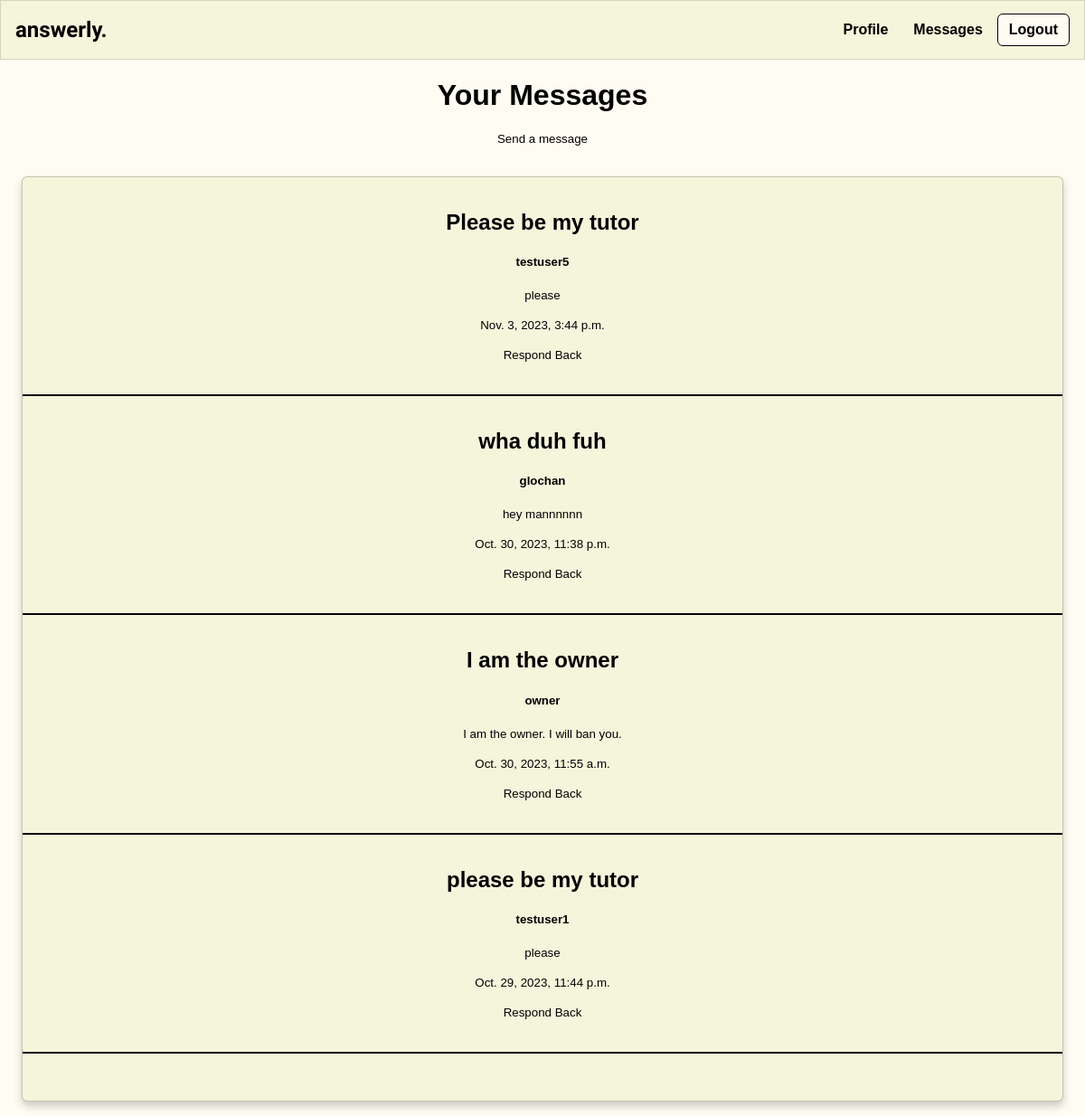
Page /tutor/display-messages/1 (signed in) on the committed database.
### tutor/models.py (models this page shows)
class Message(models.Model):
    recipient = models.ForeignKey(User, on_delete=models.SET_NULL, null=True)
    title = models.CharField(max_length=200)
    body = models.TextField()
    sent = models.DateTimeField(auto_now_add=True)
    sender = models.CharField(max_length=100)

### tutor/views.py (the view)
# urls.py: path('display-messages/<str:pk>', displayMessages, name ='display-messages')
def displayMessages(request, pk):
    messages = Message.objects.all()
    context = {
        'messages': messages.filter(recipient=request.user).order_by('-sent')
    }
    return render(request, 'tutor/list_messages.html', context)

### tutor/templates/tutor/list_messages.html
{% extends 'main.html' %}
{% block content %}
<center>
    <center><h1>Your Messages</h1></center>
    <center><small><a href="{% url 'tutor:create-message' %}">Send a message</a></small></center><br>
    <article class="media content-section">
        <div class = "media-body">
            {% for message in messages %}
                <h1>{{message.title}}</h1>
                <h5>{{ message.sender }}</h5>
                <small>{{ message.body }}</small><br><br>
                <small>{{message.sent}}</small><br><br>
                <small><a href="{% url 'tutor:create-message' %}">Respond Back</a></small>
                <hr>
            {% endfor %}
        </div>
    </article>
</center>
{% endblock content %}

### static/styles/main.css (style rules this page uses)
a { color: #71c6dd; text-decoration: None; }
:root { --primary: #fffcf3; --secondary: #fff; --font-color: #000; --accent: #f5f5dc; }
body { color: var(--font-color); font-family: sans-serif; background: var(--primary); margin: 0; }
h1, h2 { text-align: center; }
article { padding: 1rem 0; margin: 1rem; background-color: var(--accent); border: 1px solid rgba(0, 0, 0, 0.2); box-shadow: 0 5px 10px #0003; border-radius: 6px; }
hr { height: 2px; margin: 2.25rem 0; border: none; background-color: var(--font-color); }
a { color: var(--font-color); text-decoration: none; }

### rows in the picture
Message: title "Please be my tutor", sender "testuser5", body "please", sent "Nov. 3, 2023, 3:44 p.m."
Message: title "wha duh fuh", sender "glochan", body "hey mannnnnn", sent "Oct. 30, 2023, 11:38 p.m."
Message: title "I am the owner", sender "owner", body "I am the owner. I will ban you.", sent "Oct. 30, 2023, 11:55 a.m."
Message: title "please be my tutor", sender "testuser1", body "please", sent "Oct. 29, 2023, 11:44 p.m."
